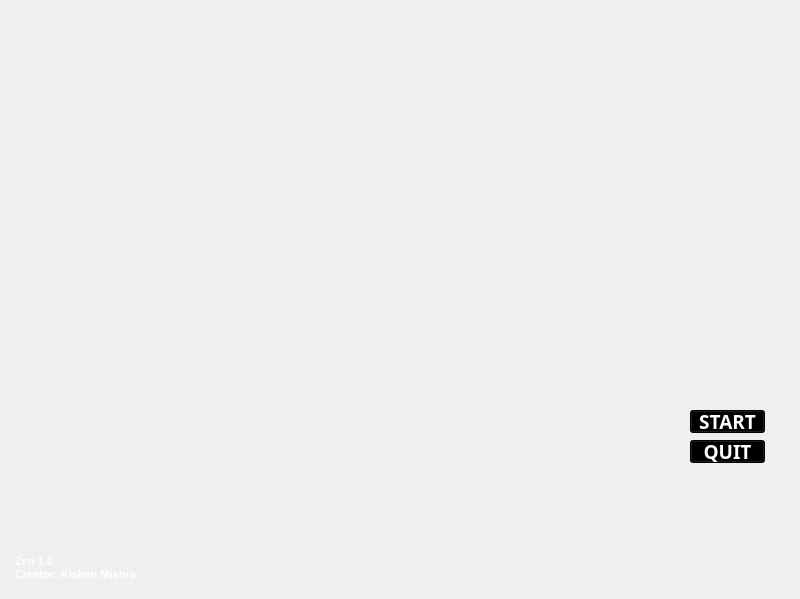
<?xml version="1.0" encoding="UTF-8"?>
<ui version="4.0">
 <class>MainWindow</class>
 <widget class="QMainWindow" name="MainWindow">
  <property name="geometry">
   <rect>
    <x>0</x>
    <y>0</y>
    <width>800</width>
    <height>599</height>
   </rect>
  </property>
  <property name="windowTitle">
   <string>MainWindow</string>
  </property>
  <widget class="QWidget" name="centralwidget">
   <widget class="QLabel" name="Zen_v1">
    <property name="geometry">
     <rect>
      <x>0</x>
      <y>-30</y>
      <width>851</width>
      <height>661</height>
     </rect>
    </property>
    <property name="text">
     <string/>
    </property>
    <property name="pixmap">
     <pixmap>main.gif</pixmap>
    </property>
   </widget>
   <widget class="QPushButton" name="pushButton">
    <property name="geometry">
     <rect>
      <x>690</x>
      <y>410</y>
      <width>75</width>
      <height>23</height>
     </rect>
    </property>
    <property name="font">
     <font>
      <family>Arial Black</family>
      <pointsize>14</pointsize>
      <weight>75</weight>
      <bold>true</bold>
     </font>
    </property>
    <property name="styleSheet">
     <string notr="true">background-color: rgb(0, 0, 0);
border-color: rgb(255, 255, 255);
color: rgb(255, 255, 255);</string>
    </property>
    <property name="text">
     <string>START</string>
    </property>
   </widget>
   <widget class="QPushButton" name="pushButton_2">
    <property name="geometry">
     <rect>
      <x>690</x>
      <y>440</y>
      <width>75</width>
      <height>23</height>
     </rect>
    </property>
    <property name="font">
     <font>
      <family>Arial Black</family>
      <pointsize>14</pointsize>
      <weight>75</weight>
      <bold>true</bold>
     </font>
    </property>
    <property name="styleSheet">
     <string notr="true">background-color: rgb(0, 0, 0);
color: rgb(255, 255, 255);</string>
    </property>
    <property name="text">
     <string>QUIT</string>
    </property>
   </widget>
   <widget class="QTextBrowser" name="textBrowser">
    <property name="geometry">
     <rect>
      <x>530</x>
      <y>20</y>
      <width>256</width>
      <height>41</height>
     </rect>
    </property>
    <property name="styleSheet">
     <string notr="true">background:transparent;
border-radius:none;</string>
    </property>
   </widget>
   <widget class="QTextBrowser" name="textBrowser_2">
    <property name="geometry">
     <rect>
      <x>530</x>
      <y>60</y>
      <width>256</width>
      <height>41</height>
     </rect>
    </property>
    <property name="styleSheet">
     <string notr="true">background:transparent;
border-radius:none;</string>
    </property>
   </widget>
   <widget class="QLabel" name="label_2">
    <property name="geometry">
     <rect>
      <x>10</x>
      <y>10</y>
      <width>411</width>
      <height>91</height>
     </rect>
    </property>
    <property name="text">
     <string/>
    </property>
    <property name="pixmap">
     <pixmap>initiating.gif</pixmap>
    </property>
   </widget>
   <widget class="QLabel" name="label_3">
    <property name="geometry">
     <rect>
      <x>220</x>
      <y>120</y>
      <width>361</width>
      <height>361</height>
     </rect>
    </property>
    <property name="text">
     <string/>
    </property>
    <property name="pixmap">
     <pixmap>clc.gif</pixmap>
    </property>
    <property name="scaledContents">
     <bool>true</bool>
    </property>
   </widget>
   <widget class="QLabel" name="label">
    <property name="geometry">
     <rect>
      <x>150</x>
      <y>522</y>
      <width>571</width>
      <height>51</height>
     </rect>
    </property>
    <property name="text">
     <string/>
    </property>
    <property name="pixmap">
     <pixmap>mic.gif</pixmap>
    </property>
   </widget>
   <widget class="QTextEdit" name="textEdit">
    <property name="geometry">
     <rect>
      <x>10</x>
      <y>550</y>
      <width>171</width>
      <height>41</height>
     </rect>
    </property>
    <property name="styleSheet">
     <string notr="true">
border-color: rgb(0, 0, 0);
color: rgb(255, 255, 255);
background-color: transparent;</string>
    </property>
    <property name="html">
     <string>&lt;!DOCTYPE HTML PUBLIC &quot;-//W3C//DTD HTML 4.0//EN&quot; &quot;http://www.w3.org/TR/REC-html40/strict.dtd&quot;&gt;
&lt;html&gt;&lt;head&gt;&lt;meta name=&quot;qrichtext&quot; content=&quot;1&quot; /&gt;&lt;style type=&quot;text/css&quot;&gt;
p, li { white-space: pre-wrap; }
&lt;/style&gt;&lt;/head&gt;&lt;body style=&quot; font-family:'MS Shell Dlg 2'; font-size:8.25pt; font-weight:400; font-style:normal;&quot;&gt;
&lt;p style=&quot; margin-top:0px; margin-bottom:0px; margin-left:0px; margin-right:0px; -qt-block-indent:0; text-indent:0px;&quot;&gt;&lt;span style=&quot; font-weight:600;&quot;&gt;Zen 1.0&lt;/span&gt;&lt;/p&gt;
&lt;p style=&quot; margin-top:0px; margin-bottom:0px; margin-left:0px; margin-right:0px; -qt-block-indent:0; text-indent:0px;&quot;&gt;&lt;span style=&quot; font-weight:600;&quot;&gt;Creator: Kishan Mishra&lt;/span&gt;&lt;/p&gt;&lt;/body&gt;&lt;/html&gt;</string>
    </property>
   </widget>
  </widget>
 </widget>
 <resources/>
 <connections/>
</ui>
